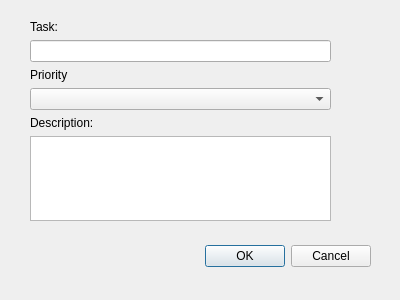
<?xml version="1.0" encoding="UTF-8"?>
<ui version="4.0">
 <class>EditForm</class>
 <widget class="QDialog" name="EditForm">
  <property name="geometry">
   <rect>
    <x>0</x>
    <y>0</y>
    <width>400</width>
    <height>300</height>
   </rect>
  </property>
  <property name="windowTitle">
   <string>Edit task</string>
  </property>
  <widget class="QDialogButtonBox" name="buttonBox">
   <property name="geometry">
    <rect>
     <x>30</x>
     <y>240</y>
     <width>341</width>
     <height>32</height>
    </rect>
   </property>
   <property name="orientation">
    <enum>Qt::Orientation::Horizontal</enum>
   </property>
   <property name="standardButtons">
    <set>QDialogButtonBox::StandardButton::Cancel|QDialogButtonBox::StandardButton::Ok</set>
   </property>
  </widget>
  <widget class="QWidget" name="verticalLayoutWidget">
   <property name="geometry">
    <rect>
     <x>30</x>
     <y>20</y>
     <width>301</width>
     <height>201</height>
    </rect>
   </property>
   <layout class="QVBoxLayout" name="verticalLayout">
    <item>
     <widget class="QLabel" name="label">
      <property name="text">
       <string>Task:</string>
      </property>
     </widget>
    </item>
    <item>
     <widget class="QLineEdit" name="titleLineEdit"/>
    </item>
    <item>
     <widget class="QLabel" name="label_3">
      <property name="text">
       <string>Priority</string>
      </property>
     </widget>
    </item>
    <item>
     <widget class="QComboBox" name="priority"/>
    </item>
    <item>
     <widget class="QLabel" name="label_2">
      <property name="text">
       <string>Description:</string>
      </property>
     </widget>
    </item>
    <item>
     <widget class="QPlainTextEdit" name="descriptionTextEdit"/>
    </item>
   </layout>
  </widget>
 </widget>
 <resources/>
 <connections>
  <connection>
   <sender>buttonBox</sender>
   <signal>accepted()</signal>
   <receiver>EditForm</receiver>
   <slot>accept()</slot>
   <hints>
    <hint type="sourcelabel">
     <x>248</x>
     <y>254</y>
    </hint>
    <hint type="destinationlabel">
     <x>157</x>
     <y>274</y>
    </hint>
   </hints>
  </connection>
  <connection>
   <sender>buttonBox</sender>
   <signal>rejected()</signal>
   <receiver>EditForm</receiver>
   <slot>reject()</slot>
   <hints>
    <hint type="sourcelabel">
     <x>316</x>
     <y>260</y>
    </hint>
    <hint type="destinationlabel">
     <x>286</x>
     <y>274</y>
    </hint>
   </hints>
  </connection>
 </connections>
</ui>
